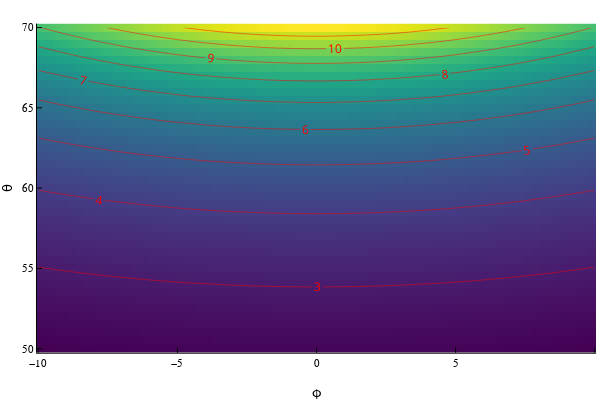

Notebook source saved alongside this figure:
### Code cell
λArr = [λbn(θr,ϕr) for θr ∈ θAr, ϕr ∈ ϕAr]

heatmap(ϕA,θA,λArr./1000,cmap=:viridis)
contour!(ϕA,θA,λArr./1000,clabels=true, c=:red, lw=1.6,cbar=false,xlabel="ϕ",ylabel="θ")

### Figure 1 — Plotly figure (JSON) as saved in the notebook; plotly's stock layout.template omitted (floating-point values rounded to 4 significant figures; data arrays with more than 128 entries replaced by an {"elided": "..."} marker saying what was removed)
{"data": [{"colorbar": {"len": 0.9143, "title": {"text": ""}, "x": 0.9934, "y": 0.533}, "colorscale": {"elided": "256x2 mixed values"}, "name": "y1", "showlegend": false, "showscale": false, "type": "heatmap", "x": {"elided": "202 float values"}, "xaxis": "x", "y": [49.75, 50.25, 50.75, 51.25, 51.75, 52.25, 52.75, 53.25, 53.75, 54.25, 54.75, 55.25, 55.75, 56.25, 56.75, 57.25, 57.75, 58.25, 58.75, 59.25, 59.75, 60.25, 60.75, 61.25, 61.75, 62.25, 62.75, 63.25, 63.75, 64.25, 64.75, 65.25, 65.75, 66.25, 66.75, 67.25, 67.75, 68.25, 68.75, 69.25, 69.75, 70.25], "yaxis": "y", "z": {"elided": "41x201 float values"}, "zmax": 11.79, "zmin": 2.309}, {"autocontour": true, "colorbar": {"len": 0.9143, "title": {"text": ""}, "x": 0.9934, "y": 0.533}, "colorscale": [[0, "rgba(255, 0, 0, 1.000)"], [1, "rgba(255, 0, 0, 1.000)"]], "contours": {"coloring": "lines", "end": 11, "showlabels": true, "size": 1, "start": 3}, "name": "y2", "ncontours": 17, "showlegend": false, "showscale": false, "type": "contour", "x": {"elided": "201 float values"}, "xaxis": "x", "y": [50, 50.5, 51, 51.5, 52, 52.5, 53, 53.5, 54, 54.5, 55, 55.5, 56, 56.5, 57, 57.5, 58, 58.5, 59, 59.5, 60, 60.5, 61, 61.5, 62, 62.5, 63, 63.5, 64, 64.5, 65, 65.5, 66, 66.5, 67, 67.5, 68, 68.5, 69, 69.5, 70], "yaxis": "y", "z": {"elided": "41x201 float values"}, "zmax": 11.79, "zmin": 2.309}], "layout": {"annotations": [], "height": 400, "legend": {"bgcolor": "rgba(255, 255, 255, 1.000)", "bordercolor": "rgba(0, 0, 0, 1)", "borderwidth": 1, "font": {"color": "rgba(0, 0, 0, 1)", "family": "sans-serif", "size": 11}, "title": {"font": {"color": "rgba(0, 0, 0, 1)", "family": "sans-serif", "size": 15}, "text": ""}, "tracegroupgap": 0, "traceorder": "normal", "x": 1, "xanchor": "auto", "y": 1, "yanchor": "auto"}, "margin": {"b": 20, "l": 0, "r": 0, "t": 20}, "paper_bgcolor": "rgba(255, 255, 255, 1.000)", "plot_bgcolor": "rgba(255, 255, 255, 1.000)", "showlegend": true, "width": 600, "xaxis": {"anchor": "y", "domain": [0.06165, 0.9934], "gridcolor": "rgba(0, 0, 0, 0.1)", "gridwidth": 0.5, "linecolor": "rgba(0, 0, 0, 1)", "mirror": false, "range": [-10.05, 10.05], "showgrid": true, "showline": true, "showticklabels": true, "tickangle": 0, "tickcolor": "rgb(0, 0, 0)", "tickfont": {"color": "rgba(0, 0, 0, 1)", "family": "sans-serif", "size": 11}, "tickmode": "array", "ticks": "inside", "ticktext": ["−10", "−5", "0", "5", "10"], "tickvals": [-10, -5, 0, 5, 10], "title": {"font": {"color": "rgba(0, 0, 0, 1)", "family": "sans-serif", "size": 15}, "text": "ϕ"}, "type": "linear", "visible": true, "zeroline": false, "zerolinecolor": "rgba(0, 0, 0, 1)"}, "yaxis": {"anchor": "x", "domain": [0.07581, 0.9902], "gridcolor": "rgba(0, 0, 0, 0.1)", "gridwidth": 0.5, "linecolor": "rgba(0, 0, 0, 1)", "mirror": false, "range": [49.75, 70.25], "showgrid": true, "showline": true, "showticklabels": true, "tickangle": 0, "tickcolor": "rgb(0, 0, 0)", "tickfont": {"color": "rgba(0, 0, 0, 1)", "family": "sans-serif", "size": 11}, "tickmode": "array", "ticks": "inside", "ticktext": ["50", "55", "60", "65", "70"], "tickvals": [50, 55, 60, 65, 70], "title": {"font": {"color": "rgba(0, 0, 0, 1)", "family": "sans-serif", "size": 15}, "text": "θ"}, "type": "linear", "visible": true, "zeroline": false, "zerolinecolor": "rgba(0, 0, 0, 1)"}}}
